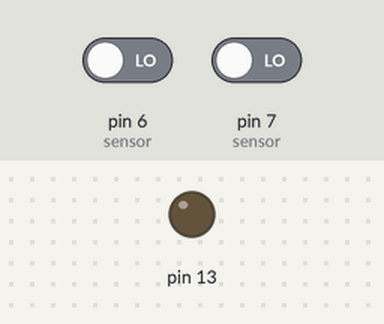
Recording of a sketch running on a simulated Arduino Uno, built with avr-gcc and run on an emulated ATmega328P. Shown: output pins drawn as LEDs (lit = HIGH). Inputs (shaded band) come from the test bench; at power-on: pin 6 (sensor) LOW, pin 7 (sensor) LOW.

Above: at 1.2 s.
1.3 s: pin 6 (sensor) driven HIGH
At 1.9 s:
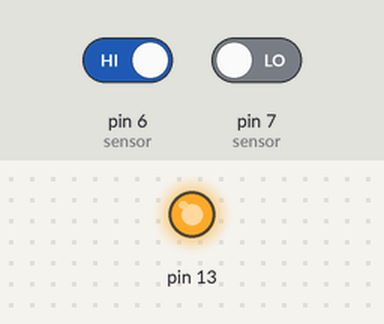
2.8 s: pin 6 (sensor) driven LOW
At 4.2 s:
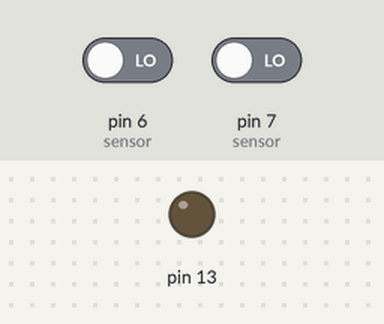
Timing chart, 0 to 5.8 s (numbered marks = the images above; inputs shaded):
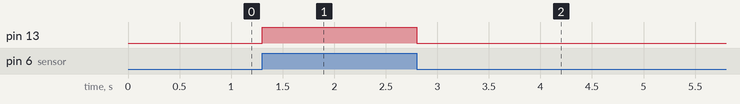

The sketch:

onoffinfraRSlatch.ino
```cpp
boolean R,S,Qn,NOQn;
void setup()
{
pinMode(13,OUTPUT);
pinMode(6,INPUT);
pinMode(7,INPUT);
}
void loop()
{
R=digitalRead(7);//leemos sensor A
S=digitalRead(6);//leemos sensor B
//sensor normalmente entrega HIGH
R=!R;//negamos asegurando LOW
S=!S;//negamos asegurando LOW
//Salidas simple y complementada
Qn=!(R|NOQn);
NOQn=!(S|Qn);
digitalWrite(13,NOQn);}//aseguramos LOW
```

Measured:
- after the input at 1.3 s, pin 13: LOW → HIGH at once
- after the input at 2.8 s, pin 13: HIGH → LOW at once
